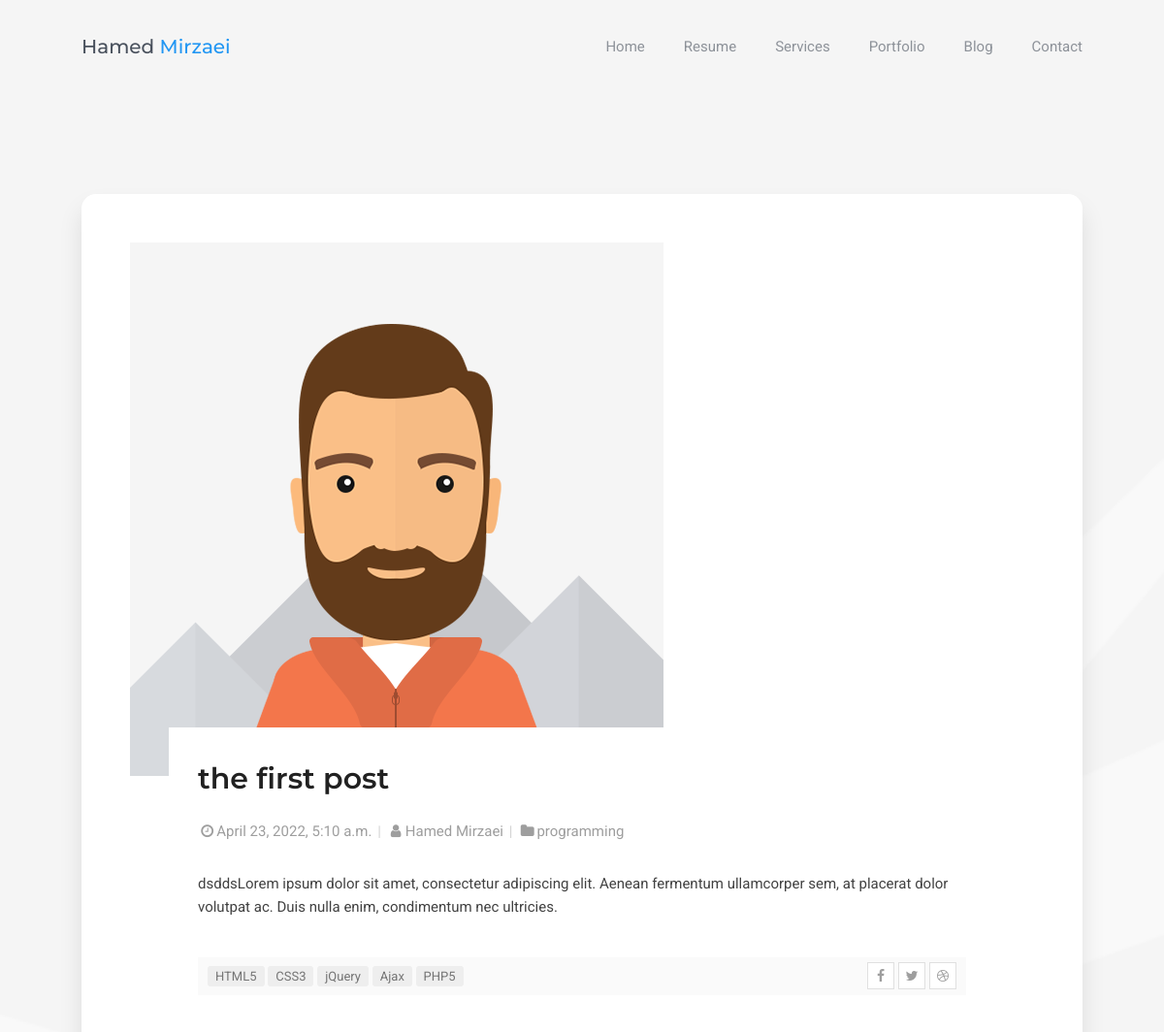
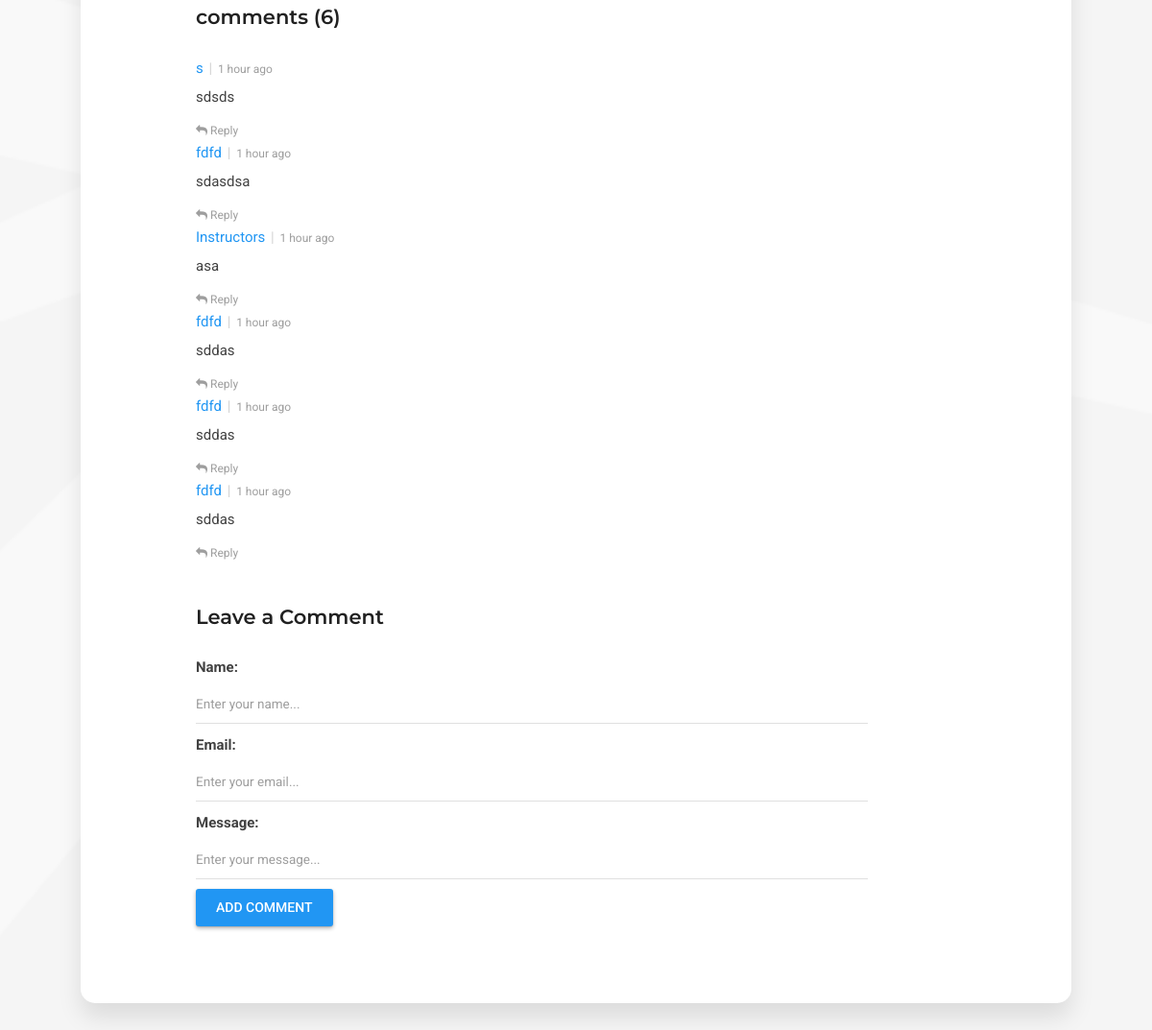
Page /blog/detail/2022/4/23/the-first-post/ on the committed database (2 pictures, top to bottom).
### blog/models.py (models this page shows, shortened)
class Post(models.Model):
    title = models.CharField(max_length=300)
    slug = models.SlugField(max_length=250, unique_for_date='created_on')
    image = models.ImageField(upload_to='images/')
    body = models.TextField()
    created_on = models.DateTimeField(auto_now_add=True)
    last_modified = models.DateTimeField(auto_now=True)
    category = models.ForeignKey("Category", related_name='posts', on_delete=models.CASCADE)
    active = models.BooleanField(default=True)
    objects = models.Manager()  # The default manager.
    published = PublishedManager()  # Our custom manager.
    class Meta:
        ordering = ('-last_modified', )

class Category(models.Model):
    name = models.CharField(max_length=50)
    created_on = models.DateTimeField(auto_now_add=True)
    last_modified = models.DateTimeField(auto_now=True)
    class Meta:
        ordering = ('-last_modified', )

class Comment(models.Model):
    name = models.CharField(max_length=100)
    email = models.EmailField(max_length=200, blank=True)
    body = models.TextField()
    created_on = models.DateTimeField(auto_now_add=True)
    post = models.ForeignKey('Post', on_delete=models.CASCADE, related_name='comments')
    active = models.BooleanField(default=True)
    objects = models.Manager()  # The default manager.
    published = PublishedManager()  # Our custom manager.
    class Meta:
        ordering = ('-created_on', )

### blog/views.py (the view, shortened to what this page needs)
# urls.py: path('detail/<int:year>/<int:month>/<int:day>/<slug:slug>/', views.PostDetailView.as_view(), name='post_detail'),
class PostDetailView(View):
    def get(self, request, *args, **kwargs):
        view = PostDisplay.as_view()
        return view(request, *args, **kwargs)

### blog/forms.py (shortened to what this page needs)
class CommentForm(forms.ModelForm):
    class Meta:
        model = Comment
        fields = ['name', 'email', 'body']
        labels = {
            'body': 'Message',
        }
        widgets = {
            'name': forms.TextInput(attrs={'class': 'form-control', 'placeholder': 'Enter your name...'}),
            'email': forms.TextInput(attrs={'class': 'form-control', 'placeholder': 'Enter your email...'}),
            'body': forms.TextInput(attrs={'class': 'form-control', 'placeholder': 'Enter your message...'})
        }
    def __init__(self, *args, **kwargs):
        self.request = kwargs.pop('request', None)
        super(CommentForm, self).__init__(*args, **kwargs)

### blog/views.py (called while the page is built)
    def get_context_data(self, **kwargs):
        context = super().get_context_data(**kwargs)
        context['form'] = CommentForm()
        return context

### blog/templates/blog/post_detail.html (shortened to what this page needs)
{% extends 'base.html' %}
{% load static %}
{% block content %}
        <div class="single-page-content">
          <div class="content-area">
            <div class="page-content">
              <div class="blog-post-main-image">
                <img src="{{ post.image.url }}" class="post-image img-responsive"  style="min-height: 400px; min-width: 400px;">
              </div>
              <div class="blog-post-content">
                <h1>{{ post.title }}</h1>
                <div class="entry-meta">
                  <span class="date"><a href="#"><i class="fa fa-fw fa-clock-o"></i>{{ post.created_on }}</a></span>
                  <span class="divider">|</span>
                  <span class="autor"><a href="#"><i class="fa fa-fw fa-user"></i>Hamed Mirzaei</a></span>
                  <span class="divider">|</span>
                  <span class="category"><a href="#"><i class="fa fa-fw fa-folder"></i>{{ post.category.name }}</a></span>
                </div>
                  <p>{{ post.body }}</p>
                <div class="entry-meta entry-tags-share">
                  <div class="btn-group share-buttons pull-right hidden-xs">
                    <a href="#" target="_blank" class="btn"><i class="fa fa-facebook"></i> </a>
                    <a href="#" target="_blank" class="btn"><i class="fa fa-twitter"></i> </a>
                    <a href="#" target="_blank" class="btn"><i class="fa fa-dribbble"></i> </a>
                  </div>
                  <ul class="tags">
                    <li><a>HTML5</a></li>
                    <li><a>CSS3</a></li>
                    <li><a>jQuery</a></li>
                    <li><a>Ajax</a></li>
                    <li><a>PHP5</a></li>
                  </ul>
                </div>
                <div class="post-comments">
                  <div class="block-title">
                    <h3>comment{{post.comments.count|pluralize}} ({{ post.comments.count }})</h3>
                  </div>
                  <div class="media">
                      <div class="media-body">
                          {% for comment in post.comments.all %}
                          <div class="media-heading">
                              <a href="#">{{ comment.name }}</a> <span class="divider">|</span> <span class="light-gray">1 hour ago</span>
                          </div>
                          <p>{{ comment.body }}</p>
                          <div class="media-footer">
                              <a href="#"><i class="fa fa-reply"></i> Reply</a>
                          </div>
                          {% endfor %}
                      </div>
                  </div>
                </div>
                <div class="post-comment-add">
                    <div class="block-title">
                      <h3>Leave a Comment</h3>
                    </div>
                    <form class="form-add-comment" action="" method="post">
                        {{ form.as_p }}
                        <button class="button" type="submit">Add comment</button>
                    </form>
                </div>
              </div>
            </div>
          </div>
        </div>
      </div>
{% endblock %}

### static/css/main.css (style rules this page uses)
html { position: relative; height: 100%; width: 100%; }
body { position: relative; font-family: 'Roboto', Helvetica, sans-serif; color: #424242; margin: 0; height: 100%; width: 100%; font-size: 15px; line-height: 1.6em; background-color: #f5f5f5; overflow-x: hidden; overflow-y: auto; background-image: url(../images/main_bg.png); background-size: cover; -webkit-background-size: cover; background-attachment: fixed; background-position: center center; background-repeat: no-repeat; }
a { color: #2196F3; text-decoration: none; outline: none; -webkit-transition: all 0.3s ease-in-out; -moz-transition: all 0.3s ease-in-out; -o-transition: all 0.3s ease-in-out; -ms-transition: all 0.3s ease-in-out; transition: all 0.3s ease-in-out; }
h1, h2, h3, h4, h5, h6 { color: #212121; font-family: 'Montserrat', Helvetica, sans-serif; font-weight: 600; line-height: 1.5em; margin-top: 0; margin-bottom: 10px; }
p { font-size: 15px; margin: 0 0 10px; font-weight: 400; }
img { vertical-align: bottom; max-width: 100%; height: auto; border: 0; -ms-interpolation-mode: bicubic; }
.form-control, .form-control:focus { height: 42px; }
.form-control, .form-control:focus, .has-error .form-control, .has-error .form-control:focus { position: relative; border: 0; border-bottom: 1px solid #e0e0e0; border-radius: 0; display: block; font-size: 0.9em; margin: 0; padding: 10px 0 10px 0; width: 100%; background: transparent; text-align: left; color: inherit; -webkit-box-shadow: none; -moz-box-shadow: none; box-shadow: none; outline: none; font-family: 'Roboto', Helvetica, sans-serif; }
.btn-primary, .btn-secondary, button, input[type="button"], input[type="submit"] { text-transform: uppercase; font-family: inherit; font-size: 14px; font-weight: 500; line-height: 2.8; padding: 0 1.5em; outline: none; border: 0; border-radius: 3px; }
.btn-primary, .btn-primary:hover, .btn-primary:focus, button, input[type="button"], input[type="submit"] { background-color: #2196F3; color: #fff; border: 0; box-shadow: 0 1px 1px rgba(0,0,0,0.1), 0 2px 4px rgba(0,0,0,0.3); }
.page-content { padding: 30px 50px 50px; }
.block-title h3 { font-size: 21px; margin: 5px 0 25px; }
.share-buttons { margin: 25px 0 0; }
.share-buttons a { display: inline-block; margin: 0 5px 0 0; padding: 0; width: 28px; height: 28px; color: #9e9e9e; background-color: #fff; border: 1px solid #e0e0e0; border-radius: 0; text-align: center; }
.share-buttons a:last-child { margin-right: 0; }
.share-buttons a i { font-size: 14px; line-height: 26px; }
.tags { list-style: none; margin: 0; padding: 0; }
.tags li { display: inline-block; margin: 2px 0; }
.tags li a { font-size: 13px; color: #757575; padding: 3px 8px; background-color: #eee; border-radius: 3px; }
.single-page-content { position: relative; width: 100%; margin: 0 auto 50px; padding-top: 100px; z-index: 1; }
.single-page-content .content-area { position: relative; background-color: #fff; overflow: hidden; max-width: 1032px; margin: 0 auto; border-radius: 15px; -webkit-box-shadow: 0px 15px 25px 0px rgba(0,0,0,0.1); -moz-box-shadow: 0px 15px 25px 0px rgba(0,0,0,0.1); box-shadow: 0px 15px 25px 0px rgba(0,0,0,0.1); }
.single-page-content .content-area .page-content { padding: 50px; }
.blog-post-content { position: relative; background-color: #fff; padding: 30px; margin: -50px 40px 0; }
.blog-post-content .block-title { margin: 40px 0 10px; }
.entry-meta { color: #9e9e9e; margin: 20px 0 30px; }
.entry-meta a { color: #9e9e9e; }
.entry-meta.entry-tags-share { display: inline-block; width: 100%; background-color: #fafafa; padding: 5px 10px; margin: 30px 0 0; }
.entry-meta.entry-tags-share .share-buttons { display: inline-block; margin: 0; }
.blog-post-content .post-comment-add { max-width: 700px; }
.blog-post-content .post-comments .media { margin-top: 30px; }
.blog-post-content .post-comments > .media { margin-top: 0; }
.post-comments .media-footer, .post-comments .media-footer a { display: inline-block; color: #9e9e9e; font-size: 12px; line-height: 1em; }
.blog-post-content .divider { color: #d3d3d3; margin: 0 2px; min-width: 5px; }
.post-comments .light-gray { color: #9e9e9e; font-size: 12px; }

### rows in the picture
Post: image (picture), title "the first post", created_on "April 23, 2022, 5:10 a.m.", category.name "programming", body "dsddsLorem ipsum dolor sit amet, consectetur adipiscing elit. Aenean fermentum ullamcorper sem, at placerat dolor volutpat ac. Duis nulla enim, condimentum nec ultricies.", comments.count "6"
Comment: name "s", body "sdsds"
Comment: name "fdfd", body "sdasdsa"
Comment: name "Instructors", body "asa"
Comment: name "fdfd", body "sddas"
Comment: name "fdfd", body "sddas"
Comment: name "fdfd", body "sddas"
